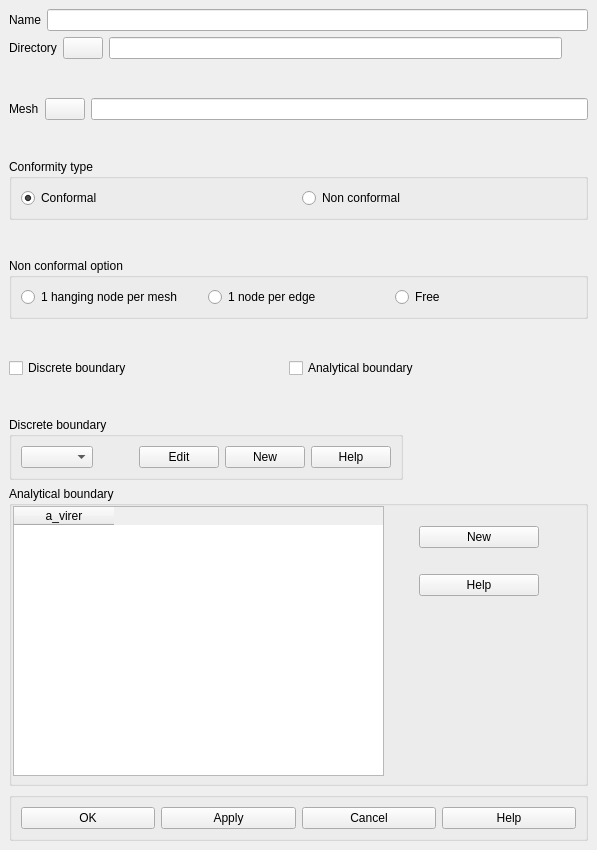
<ui version="4.0" >
 <class>CreateCase</class>
 <widget class="QDialog" name="CreateCase" >
  <property name="geometry" >
   <rect>
    <x>0</x>
    <y>0</y>
    <width>597</width>
    <height>850</height>
   </rect>
  </property>
  <property name="sizePolicy" >
   <sizepolicy>
    <hsizetype>0</hsizetype>
    <vsizetype>0</vsizetype>
    <horstretch>0</horstretch>
    <verstretch>0</verstretch>
   </sizepolicy>
  </property>
  <property name="windowTitle" >
   <string>Create a case</string>
  </property>
  <property name="autoFillBackground" >
   <bool>true</bool>
  </property>
  <layout class="QGridLayout" >
   <property name="margin" >
    <number>9</number>
   </property>
   <property name="spacing" >
    <number>6</number>
   </property>
   <item row="13" column="0" colspan="2" >
    <widget class="QGroupBox" name="GroupButtons" >
     <property name="title" >
      <string/>
     </property>
     <layout class="QGridLayout" >
      <property name="margin" >
       <number>9</number>
      </property>
      <property name="spacing" >
       <number>6</number>
      </property>
      <item row="0" column="0" >
       <widget class="QPushButton" name="buttonOk" >
        <property name="text" >
         <string>OK</string>
        </property>
        <property name="autoDefault" >
         <bool>false</bool>
        </property>
       </widget>
      </item>
      <item row="0" column="1" >
       <widget class="QPushButton" name="buttonApply" >
        <property name="text" >
         <string>Apply</string>
        </property>
        <property name="autoDefault" >
         <bool>false</bool>
        </property>
       </widget>
      </item>
      <item row="0" column="2" >
       <widget class="QPushButton" name="buttonCancel" >
        <property name="text" >
         <string>Cancel</string>
        </property>
        <property name="autoDefault" >
         <bool>false</bool>
        </property>
       </widget>
      </item>
      <item row="0" column="3" >
       <widget class="QPushButton" name="buttonHelp" >
        <property name="text" >
         <string>Help</string>
        </property>
        <property name="autoDefault" >
         <bool>false</bool>
        </property>
       </widget>
      </item>
     </layout>
    </widget>
   </item>
   <item row="12" column="0" colspan="2" >
    <widget class="QGroupBox" name="GBBoundaryA" >
     <property name="minimumSize" >
      <size>
       <width>548</width>
       <height>300</height>
      </size>
     </property>
     <property name="title" >
      <string>Analytical boundary</string>
     </property>
     <widget class="QWidget" name="layoutWidget" >
      <property name="geometry" >
       <rect>
        <x>410</x>
        <y>20</y>
        <width>120</width>
        <height>110</height>
       </rect>
      </property>
      <layout class="QVBoxLayout" >
       <property name="margin" >
        <number>0</number>
       </property>
       <property name="spacing" >
        <number>6</number>
       </property>
       <item>
        <widget class="QPushButton" name="PBBoundaryAnNew" >
         <property name="text" >
          <string>New</string>
         </property>
         <property name="autoDefault" >
          <bool>false</bool>
         </property>
        </widget>
       </item>
       <item>
        <widget class="QPushButton" name="PBBoundaryAnHelp" >
         <property name="text" >
          <string>Help</string>
         </property>
         <property name="autoDefault" >
          <bool>false</bool>
         </property>
        </widget>
       </item>
      </layout>
     </widget>
     <widget class="QTableWidget" name="TWBoundary" >
      <property name="geometry" >
       <rect>
        <x>4</x>
        <y>20</y>
        <width>371</width>
        <height>270</height>
       </rect>
      </property>
      <property name="editTriggers" >
       <set>QAbstractItemView::AnyKeyPressed|QAbstractItemView::DoubleClicked|QAbstractItemView::EditKeyPressed|QAbstractItemView::NoEditTriggers|QAbstractItemView::SelectedClicked</set>
      </property>
      <property name="showGrid" >
       <bool>true</bool>
      </property>
      <property name="rowCount" >
       <number>0</number>
      </property>
      <property name="columnCount" >
       <number>1</number>
      </property>
      <column>
       <property name="text" >
        <string>a_virer</string>
       </property>
      </column>
     </widget>
    </widget>
   </item>
   <item row="0" column="0" colspan="2" >
    <layout class="QHBoxLayout" >
     <property name="margin" >
      <number>0</number>
     </property>
     <property name="spacing" >
      <number>6</number>
     </property>
     <item>
      <widget class="QLabel" name="Name" >
       <property name="text" >
        <string>Name</string>
       </property>
      </widget>
     </item>
     <item>
      <widget class="QLineEdit" name="LECaseName" >
       <property name="minimumSize" >
        <size>
         <width>382</width>
         <height>21</height>
        </size>
       </property>
      </widget>
     </item>
    </layout>
   </item>
   <item row="1" column="0" >
    <layout class="QHBoxLayout" >
     <property name="margin" >
      <number>0</number>
     </property>
     <property name="spacing" >
      <number>6</number>
     </property>
     <item>
      <widget class="QLabel" name="Directory" >
       <property name="text" >
        <string>Directory</string>
       </property>
      </widget>
     </item>
     <item>
      <widget class="QPushButton" name="PushDir" >
       <property name="text" >
        <string/>
       </property>
       <property name="autoDefault" >
        <bool>false</bool>
       </property>
      </widget>
     </item>
     <item>
      <widget class="QLineEdit" name="LEDirName" >
       <property name="minimumSize" >
        <size>
         <width>382</width>
         <height>21</height>
        </size>
       </property>
      </widget>
     </item>
    </layout>
   </item>
   <item row="3" column="0" colspan="2" >
    <layout class="QHBoxLayout" >
     <property name="margin" >
      <number>0</number>
     </property>
     <property name="spacing" >
      <number>6</number>
     </property>
     <item>
      <widget class="QLabel" name="Mesh_2" >
       <property name="text" >
        <string>Mesh</string>
       </property>
      </widget>
     </item>
     <item>
      <widget class="QPushButton" name="PushFichier" >
       <property name="text" >
        <string/>
       </property>
       <property name="autoDefault" >
        <bool>false</bool>
       </property>
      </widget>
     </item>
     <item>
      <widget class="QLineEdit" name="LEFileName" >
       <property name="minimumSize" >
        <size>
         <width>382</width>
         <height>21</height>
        </size>
       </property>
      </widget>
     </item>
    </layout>
   </item>
   <item row="4" column="0" >
    <spacer>
     <property name="orientation" >
      <enum>Qt::Vertical</enum>
     </property>
     <property name="sizeHint" >
      <size>
       <width>20</width>
       <height>0</height>
      </size>
     </property>
    </spacer>
   </item>
   <item row="5" column="0" colspan="2" >
    <widget class="QGroupBox" name="GBTypeConf" >
     <property name="title" >
      <string>Conformity type</string>
     </property>
     <layout class="QHBoxLayout" >
      <property name="margin" >
       <number>9</number>
      </property>
      <property name="spacing" >
       <number>6</number>
      </property>
      <item>
       <widget class="QRadioButton" name="RBConforme" >
        <property name="text" >
         <string>Conformal</string>
        </property>
        <property name="checked" >
         <bool>true</bool>
        </property>
       </widget>
      </item>
      <item>
       <widget class="QRadioButton" name="RBNonConforme" >
        <property name="text" >
         <string>Non conformal</string>
        </property>
       </widget>
      </item>
     </layout>
    </widget>
   </item>
   <item row="6" column="0" >
    <spacer>
     <property name="orientation" >
      <enum>Qt::Vertical</enum>
     </property>
     <property name="sizeHint" >
      <size>
       <width>20</width>
       <height>1</height>
      </size>
     </property>
    </spacer>
   </item>
   <item row="7" column="0" colspan="2" >
    <widget class="QGroupBox" name="GBTypeNoConf" >
     <property name="title" >
      <string>Non conformal option</string>
     </property>
     <layout class="QHBoxLayout" >
      <property name="margin" >
       <number>9</number>
      </property>
      <property name="spacing" >
       <number>6</number>
      </property>
      <item>
       <widget class="QRadioButton" name="RB1NpM" >
        <property name="text" >
         <string>1 hanging node per mesh</string>
        </property>
       </widget>
      </item>
      <item>
       <widget class="QRadioButton" name="RB1NpA" >
        <property name="text" >
         <string>1 node per edge</string>
        </property>
       </widget>
      </item>
      <item>
       <widget class="QRadioButton" name="RBQuelconque" >
        <property name="text" >
         <string>Free</string>
        </property>
       </widget>
      </item>
     </layout>
    </widget>
   </item>
   <item row="8" column="0" >
    <spacer>
     <property name="orientation" >
      <enum>Qt::Vertical</enum>
     </property>
     <property name="sizeHint" >
      <size>
       <width>20</width>
       <height>0</height>
      </size>
     </property>
    </spacer>
   </item>
   <item row="9" column="0" >
    <layout class="QHBoxLayout" >
     <property name="margin" >
      <number>0</number>
     </property>
     <property name="spacing" >
      <number>6</number>
     </property>
     <item>
      <widget class="QCheckBox" name="CBBoundaryD" >
       <property name="text" >
        <string>Discrete boundary</string>
       </property>
      </widget>
     </item>
     <item>
      <widget class="QCheckBox" name="CBBoundaryA" >
       <property name="text" >
        <string>Analytical boundary</string>
       </property>
      </widget>
     </item>
    </layout>
   </item>
   <item row="10" column="0" >
    <spacer>
     <property name="orientation" >
      <enum>Qt::Vertical</enum>
     </property>
     <property name="sizeHint" >
      <size>
       <width>20</width>
       <height>2</height>
      </size>
     </property>
    </spacer>
   </item>
   <item row="2" column="1" >
    <spacer>
     <property name="orientation" >
      <enum>Qt::Vertical</enum>
     </property>
     <property name="sizeHint" >
      <size>
       <width>20</width>
       <height>18</height>
      </size>
     </property>
    </spacer>
   </item>
   <item row="11" column="0" >
    <widget class="QGroupBox" name="GBBoundaryD" >
     <property name="sizePolicy" >
      <sizepolicy>
       <hsizetype>0</hsizetype>
       <vsizetype>0</vsizetype>
       <horstretch>0</horstretch>
       <verstretch>0</verstretch>
      </sizepolicy>
     </property>
     <property name="title" >
      <string>Discrete boundary</string>
     </property>
     <layout class="QGridLayout" >
      <property name="margin" >
       <number>9</number>
      </property>
      <property name="spacing" >
       <number>6</number>
      </property>
      <item row="0" column="4" >
       <widget class="QPushButton" name="PBBoundaryDiHelp" >
        <property name="text" >
         <string>Help</string>
        </property>
        <property name="autoDefault" >
         <bool>false</bool>
        </property>
       </widget>
      </item>
      <item row="0" column="3" >
       <widget class="QPushButton" name="PBBoundaryDiNew" >
        <property name="text" >
         <string>New</string>
        </property>
        <property name="autoDefault" >
         <bool>false</bool>
        </property>
       </widget>
      </item>
      <item row="0" column="2" >
       <widget class="QPushButton" name="PBBoundaryDiEdit" >
        <property name="text" >
         <string>Edit</string>
        </property>
        <property name="autoDefault" >
         <bool>false</bool>
        </property>
       </widget>
      </item>
      <item row="0" column="1" >
       <spacer>
        <property name="orientation" >
         <enum>Qt::Horizontal</enum>
        </property>
        <property name="sizeType" >
         <enum>QSizePolicy::Fixed</enum>
        </property>
        <property name="sizeHint" >
         <size>
          <width>40</width>
          <height>13</height>
         </size>
        </property>
       </spacer>
      </item>
      <item row="0" column="0" >
       <widget class="QComboBox" name="CBBoundaryDi" >
        <property name="currentIndex" >
         <number>-1</number>
        </property>
        <property name="sizeAdjustPolicy" >
         <enum>QComboBox::AdjustToContents</enum>
        </property>
       </widget>
      </item>
     </layout>
    </widget>
   </item>
  </layout>
 </widget>
 <resources/>
 <connections/>
</ui>
